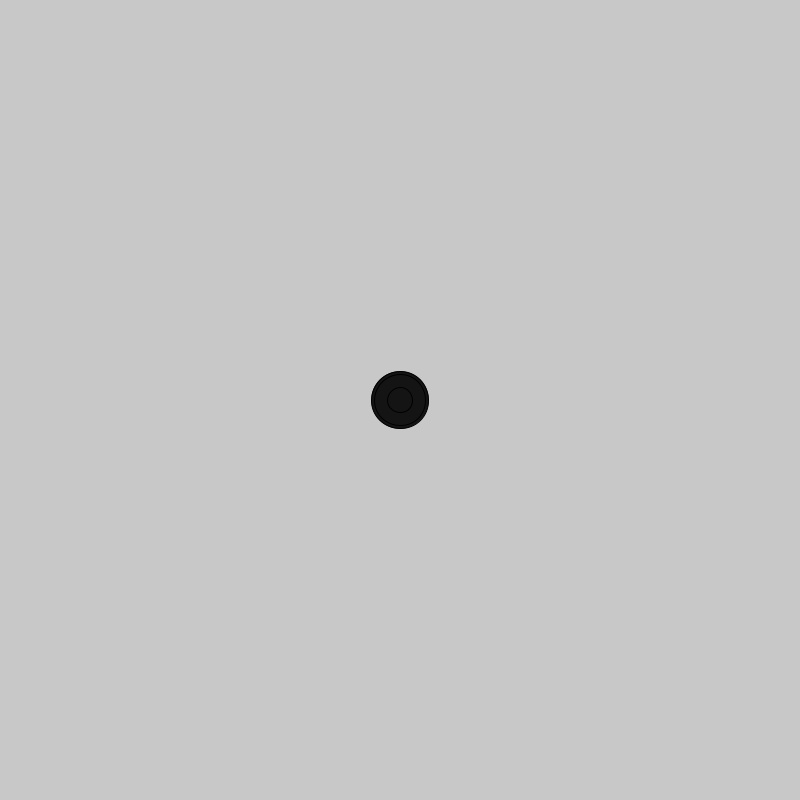
Frame 1 (no input)
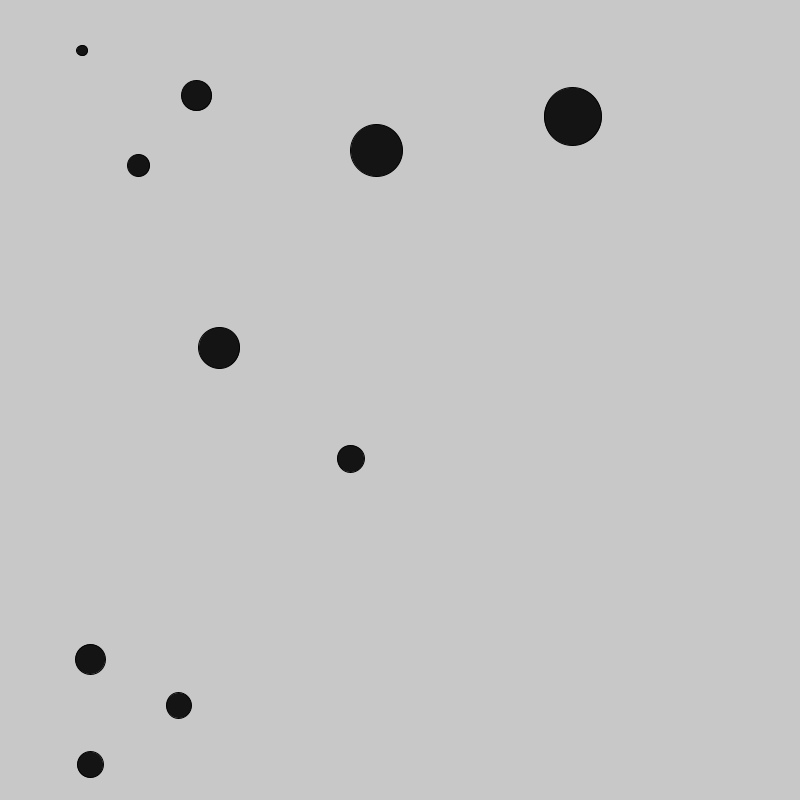
Frame 60 (the mouse pressed at the canvas centre just before this capture)
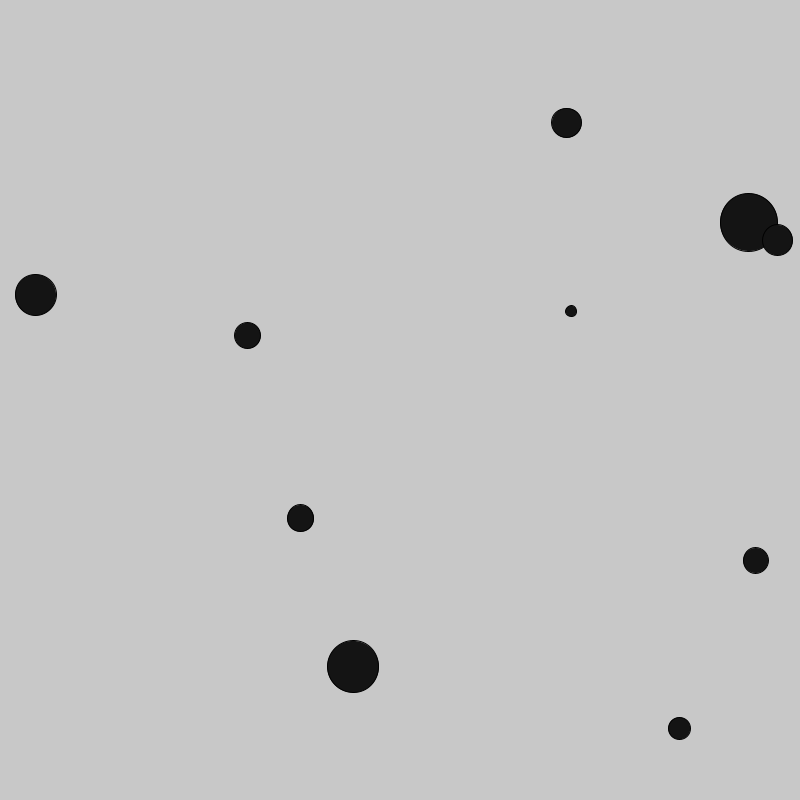
Frame 120 (the mouse held since frame 60 and released just before this capture)

The Processing sketch that drew these frames (run headless with seeded random() and noise(); from frame 60 on, the mouse is pressed at the canvas centre):

// Processing sketch: codeweek6_hw_sketch0
// ── codeweek6_hw_sketch0.pde
// Code 1 FA_18
// Bryan Ma

// bouncing ball array

// this sketch adapts the bouncing ball behavior to use arrays to create multiple balls. 
// there is an array for the x positions, y positions, x speed, and y speed.

// add an additional array to store different sizes of the balls. 
// make sure that the ellipse function call in draw() refers to these sizes so that each ball
//  displays its own size properly.


int num = 10;

float[] x = new float[num];
float[] y = new float[num];
float[] dx = new float[num];
float[] dy = new float[num];
float[] radius = new float[num];

void setup() {
  size(800, 800);
  for (int i = 0; i < x.length; i++) {
    x[i] = width/2;
    y[i] = height/2;
    dx[i] = random(-10, 10);
    dy[i] = random(-10, 10);
    radius[i] = random(10, 60);
  }
}

void draw() {
  background(200);


  for (int i = 0; i < x.length; i++) {
    float s = 50;

    fill(20);
    ellipse(x[i], y[i], radius[i], radius[i]);
    x[i] += dx[i];
    y[i] += dy[i];

    if (x[i] > width-radius[i]/2 || x[i] < radius[i]/2) {
      dx[i] = -dx[i];
    }
    if (y[i] > height-radius[i]/2 || y[i] < radius[i]/2) {
      dy[i] = -dy[i];
    }
  }
}
